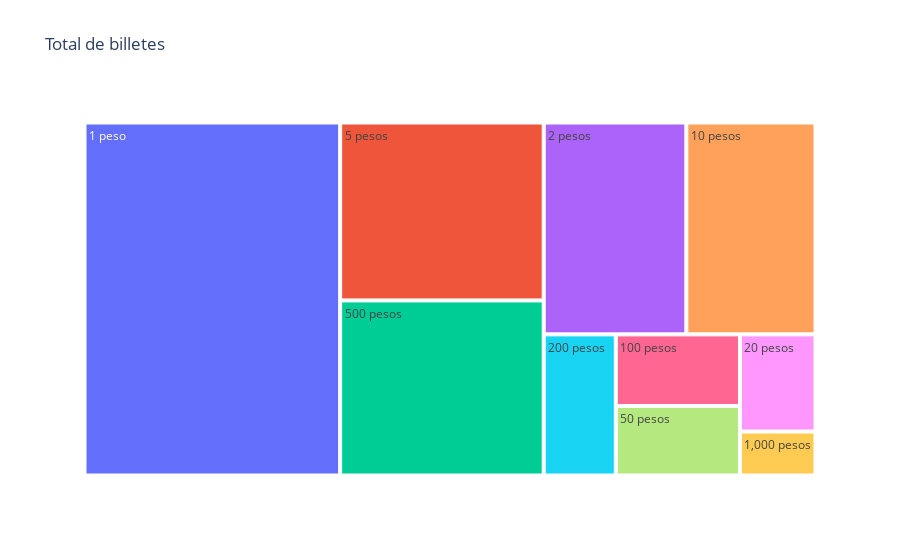

The notebook cell saved with this chart:
### Code cell
ultima_fila = df.iloc[-1]
treemap_df = ultima_fila.reset_index()
treemap_df.columns = ['Denominacion', 'Cantidad (Millones de Piezas)']
# Creamos el treemap
fig = px.treemap(
    treemap_df,
    path=['Denominacion'],
    values='Cantidad (Millones de Piezas)',
    title='Total de billetes',
    color_continuous_scale="Blues"
)

fig.show()

### Figure 1 — Plotly figure (JSON) as saved in the notebook; plotly's stock layout.template omitted (floating-point values rounded to 4 significant figures)
{"data": [{"branchvalues": "total", "domain": {"x": [0, 1], "y": [0, 1]}, "hovertemplate": "labels=%{label}<br>Cantidad (Millones de Piezas)=%{value}<br>parent=%{parent}<br>id=%{id}<extra></extra>", "ids": ["1 peso", "1,000 pesos", "10 pesos", "100 pesos", "2 pesos", "20 pesos", "200 pesos", "5 pesos", "50 pesos", "500 pesos"], "labels": ["1 peso", "1,000 pesos", "10 pesos", "100 pesos", "2 pesos", "20 pesos", "200 pesos", "5 pesos", "50 pesos", "500 pesos"], "name": "", "parents": ["", "", "", "", "", "", "", "", "", ""], "type": "treemap", "values": [11580.0, 426.4, 3512.0, 1141.0, 3878.0, 941.3, 1306.0, 4648.0, 1108.0, 4574.0]}], "layout": {"legend": {"tracegroupgap": 0}, "title": {"text": "Total de billetes"}}}
